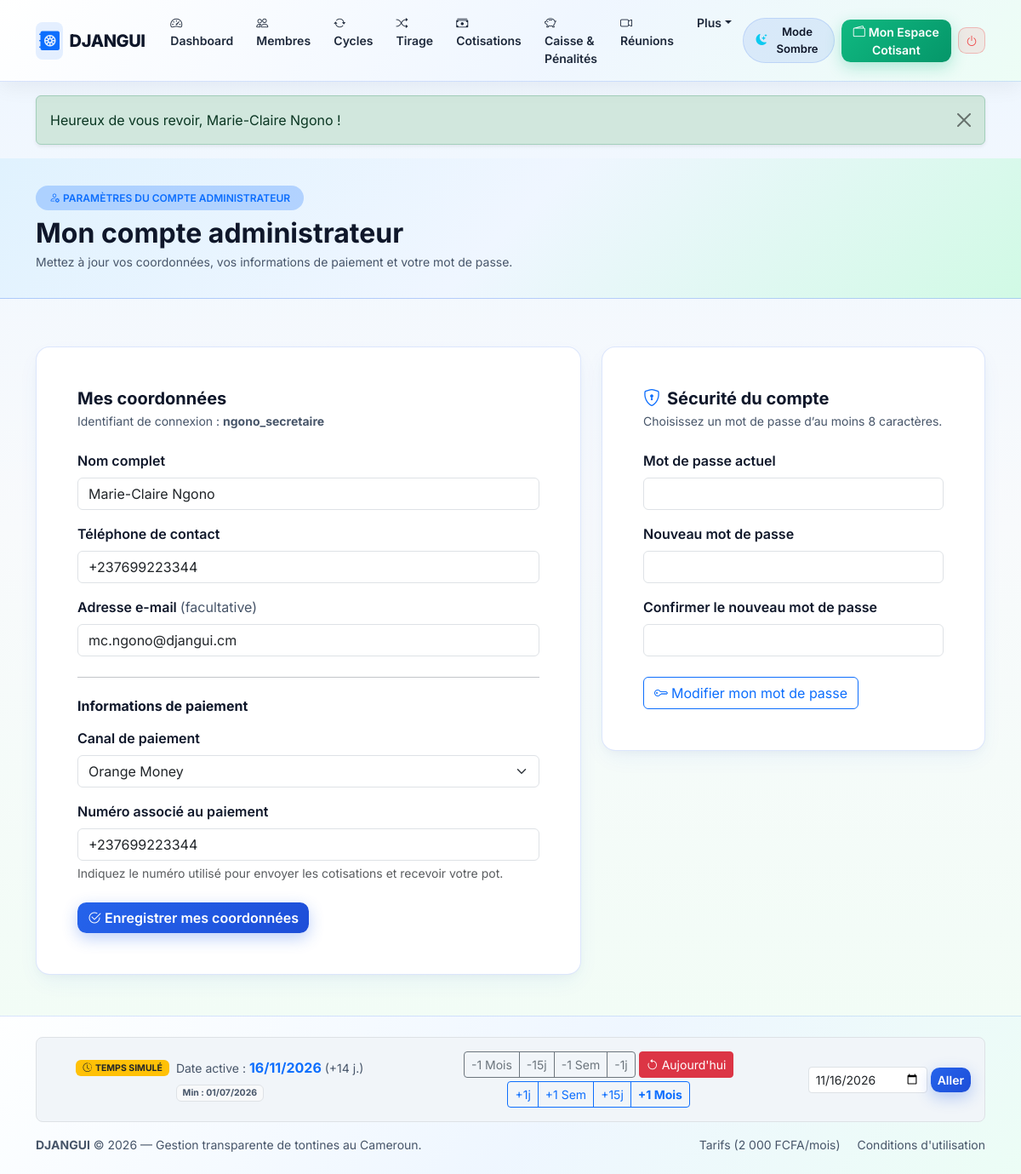
Screenshot of /admin/settings.php (signed in) with the database file from the repository.
### tables this page shows
CREATE TABLE users (
    id INT UNSIGNED AUTO_INCREMENT PRIMARY KEY,
    code_public VARCHAR(24) NOT NULL COMMENT 'Identifiant public pour le QR Code (sans donnees sensibles)',
    username VARCHAR(50) NOT NULL,
    password_hash VARCHAR(255) NOT NULL,
    nom_complet VARCHAR(120) NOT NULL,
    telephone VARCHAR(20) NOT NULL,
    email VARCHAR(150) DEFAULT NULL,
    numero_cni VARCHAR(60) DEFAULT NULL COMMENT 'Donnee sensible visible uniquement par l admin',
    role ENUM('admin', 'member') NOT NULL DEFAULT 'member',
    statut_membre ENUM('actif', 'inactif', 'sorti') NOT NULL DEFAULT 'actif',
    statut_validation ENUM('en_attente', 'accepte', 'refuse') NOT NULL DEFAULT 'accepte',
    canal_paiement ENUM('momo', 'om', 'especes') NOT NULL DEFAULT 'momo',
    telephone_paiement VARCHAR(20) NOT NULL COMMENT 'Numero MoMo/OM qui envoie les cotisations et recoit le pot',
    tentatives_echouees TINYINT UNSIGNED NOT NULL DEFAULT 0,
    blocage_jusqua DATETIME DEFAULT NULL,
    reset_token VARCHAR(100) DEFAULT NULL,
    reset_expire_at DATETIME DEFAULT NULL,
    tontine_id INT UNSIGNED DEFAULT NULL COMMENT '1 seule tontine autorisee par compte',
    created_at DATETIME NOT NULL DEFAULT CURRENT_TIMESTAMP,
    updated_at DATETIME NOT NULL DEFAULT CURRENT_TIMESTAMP ON UPDATE CURRENT_TIMESTAMP,

    CONSTRAINT uq_users_code_public UNIQUE (code_public),
    CONSTRAINT uq_users_username UNIQUE (username),
    CONSTRAINT uq_users_telephone UNIQUE (telephone),
    CONSTRAINT uq_users_email UNIQUE (email),
    INDEX idx_users_tontine_statut (tontine_id, statut_membre)
);

### includes/functions.php (called while the page is built, shortened)
<?php
function e($texte) {
    return htmlspecialchars((string)$texte, ENT_QUOTES, 'UTF-8');
}

### admin/settings.php (the view, shortened to what this page needs)
<?php
require_once __DIR__ . '/../includes/functions.php';
$user_id = (int)$_SESSION['user_id'];
$stmtAdmin = $pdo->prepare("
    SELECT nom_complet, username, telephone, email, canal_paiement, telephone_paiement
    FROM users
    WHERE id = ?
    LIMIT 1
");
$stmtAdmin->execute([$user_id]);
$admin = $stmtAdmin->fetch();
require_once __DIR__ . '/../includes/header.php';
require_once __DIR__ . '/../includes/navbar.php';
?>
<div class="page-header-dark">
    <div class="container">
        <span class="badge bg-primary bg-opacity-25 text-primary px-3 py-2 rounded-pill fw-semibold mb-2">
            <i class="bi bi-person-gear me-1"></i>PARAMÈTRES DU COMPTE ADMINISTRATEUR
        </span>
        <h1 class="fw-bold h2 mb-1">Mon compte administrateur</h1>
        <p class="text-muted small mb-0">Mettez à jour vos coordonnées, vos informations de paiement et votre mot de passe.</p>
    </div>
</div>
<main class="container py-4 pb-5">
    <div class="row justify-content-center g-4">
        <section class="col-lg-7" aria-labelledby="coordonnees-title">
            <div class="card card-djangui p-4 p-md-5">
                <h2 id="coordonnees-title" class="h5 fw-bold mb-1">Mes coordonnées</h2>
                <p class="text-muted small mb-4">Identifiant de connexion : <strong><?= e($admin['username']) ?></strong></p>
                <form method="POST" action="settings.php">
                    <div class="mb-3">
                        <label for="nom_complet" class="form-label fw-semibold">Nom complet</label>
                        <input type="text" class="form-control" id="nom_complet" name="nom_complet" maxlength="120" value="<?= e($admin['nom_complet']) ?>" required>
                    </div>
                    <div class="mb-3">
                        <label for="telephone" class="form-label fw-semibold">Téléphone de contact</label>
                        <input type="tel" class="form-control" id="telephone" name="telephone" maxlength="20" value="<?= e($admin['telephone']) ?>" required>
                    </div>
                    <div class="mb-3">
                        <label for="email" class="form-label fw-semibold">Adresse e-mail <span class="text-muted fw-normal">(facultative)</span></label>
                        <input type="email" class="form-control" id="email" name="email" maxlength="150" value="<?= e($admin['email'] ?? '') ?>">
                    </div>
                    <hr class="my-4">
                    <h3 class="h6 fw-bold mb-3">Informations de paiement</h3>
                    <div class="mb-3">
                        <label for="canal_paiement" class="form-label fw-semibold">Canal de paiement</label>
                        <select class="form-select" id="canal_paiement" name="canal_paiement" required>
                            <option value="om" <?= $admin['canal_paiement'] === 'om' ? 'selected' : '' ?>>Orange Money</option>
                        </select>
                    </div>
                    <div class="mb-4">
                        <label for="telephone_paiement" class="form-label fw-semibold">Numéro associé au paiement</label>
                        <input type="tel" class="form-control" id="telephone_paiement" name="telephone_paiement" maxlength="20" value="<?= e($admin['telephone_paiement']) ?>" required>
                        <div class="form-text">Indiquez le numéro utilisé pour envoyer les cotisations et recevoir votre pot.</div>
                    </div>
                    <button type="submit" class="btn btn-glow-blue">
                        <i class="bi bi-check2-circle me-1"></i>Enregistrer mes coordonnées
                    </button>
                </form>
            </div>
        </section>
        <section class="col-lg-5" aria-labelledby="mot-de-passe-title">
            <div class="card card-djangui p-4 p-md-5">
                <h2 id="mot-de-passe-title" class="h5 fw-bold mb-1">
                    <i class="bi bi-shield-lock text-primary me-2"></i>Sécurité du compte
                </h2>
                <p class="text-muted small mb-4">Choisissez un mot de passe d’au moins 8 caractères.</p>
                <form method="POST" action="settings.php">
                    <div class="mb-3">
                        <label for="mot_de_passe_actuel" class="form-label fw-semibold">Mot de passe actuel</label>
                        <input type="password" class="form-control" id="mot_de_passe_actuel" name="mot_de_passe_actuel" autocomplete="current-password" required>
                    </div>
                    <div class="mb-3">
                        <label for="nouveau_mot_de_passe" class="form-label fw-semibold">Nouveau mot de passe</label>
                        <input type="password" class="form-control" id="nouveau_mot_de_passe" name="nouveau_mot_de_passe" minlength="8" autocomplete="new-password" required>
                    </div>
                    <div class="mb-4">
                        <label for="confirmation_mot_de_passe" class="form-label fw-semibold">Confirmer le nouveau mot de passe</label>
                        <input type="password" class="form-control" id="confirmation_mot_de_passe" name="confirmation_mot_de_passe" minlength="8" autocomplete="new-password" required>
                    </div>
                    <button type="submit" class="btn btn-outline-primary">
                        <i class="bi bi-key me-1"></i>Modifier mon mot de passe
                    </button>
                </form>
            </div>
        </section>
    </div>
</main>
<?php require_once __DIR__ . '/../includes/footer.php'; ?>

### assets/css/style.css (style rules this page uses)
:root, [data-theme="light"] { --dj-bg-body: #f4f8fb; --dj-bg-body-gradient: linear-gradient(180deg, #eef6ff 0%, #f8fafc 45%, #f0fdf4 100%); --dj-bg-card: #fff; --dj-bg-section-alt: linear-gradient(135deg, #ffffff 0%, #f0f7ff 60%, #ecfdf5 100%); --dj-bg-box: #f1f5f9; --dj-text-main: #0f172a; --dj-text-muted: #475569; --dj-border-color: rgba(37, 99, 235, 0.16); --dj-navbar-bg: linear-gradient(135deg, rgba(255, 255, 255, 0.96) 0%, rgba(239, 246, 255, 0.96) 55%, rgba(236, 253, 245, 0.96) 100%); --dj-navbar-border: rgba(37, 99, 235, 0.18); --dj-navbar-shadow: 0 6px 24px rgba(15, 23, 42, 0.06); --dj-nav-link: #1e293b; --dj-nav-link-hover-bg: rgba(37, 99, 235, 0.10); --dj-nav-link-active: #2563eb; --dj-brand-text: #0f172a; --dj-hero-overlay: linear-gradient(125deg, rgba(255, 255, 255, 0.93) 0%, rgba(224, 242, 254, 0.88) 52%, rgba(209, 250, 229, 0.84) 100%); --dj-hero-title: #0f172a; --dj-hero-subtitle: #1e293b; --dj-hero-shadow: 0 2px 10px rgba(255, 255, 255, 0.8); --dj-hero-badge-bg: rgba(37, 99, 235, 0.10); --dj-hero-badge-border: rgba(37, 99, 235, 0.30); --dj-hero-invite-bg: rgba(255, 255, 255, 0.88); --dj-hero-invite-border: rgba(37, 99, 235, 0.25); --dj-phone-frame: linear-gradient(145deg, #ffffff 0%, #e2e8f0 100%); --dj-phone-border: #cbd5e1; --dj-phone-screen: #f8fafc; --dj-phone-tx-bg: #ffffff; --dj-phone-pot-bg: linear-gradient(135deg, #2563eb 0%, #0284c7 60%, #059669 100%); --dj-accent-card-bg: linear-gradient(135deg, #e0f2fe 0%, #eff6ff 50%, #d1fae5 100%); --dj-accent-card-border: rgba(37, 99, 235, 0.28); --dj-accent-card-text: #0f172a; --dj-accent-subbox-bg: rgba(255, 255, 255, 0.85); --dj-card-shadow: 0 10px 28px -6px rgba(37, 99, 235, 0.08), 0 4px 12px -3px rgba(15, 23, 42, 0.04); --dj-hover-shadow: 0 20px 38px -8px rgba(37, 99, 235, 0.22); --dj-table-head-bg: linear-gradient(90deg, #1e3a8a 0%, #2563eb 100%); --dj-table-head-text: #ffffff; --dj-blue: #2563eb; --dj-emerald: #059669; }
body { background: var(--dj-bg-body-gradient); background-color: var(--dj-bg-body); color: var(--dj-text-main); font-family: 'Inter', system-ui, -apple-system, sans-serif; min-height: 100vh; display: flex; flex-direction: column; transition: background 0.3s ease, color 0.25s ease; overflow-x: hidden; }
.text-muted { color: var(--dj-text-muted) !important; }
.card-djangui { background-color: var(--dj-bg-card); color: var(--dj-text-main); border: 1px solid var(--dj-border-color); border-radius: 1rem; box-shadow: var(--dj-card-shadow); transition: transform 0.28s ease, box-shadow 0.28s ease, border-color 0.28s ease, background-color 0.25s ease; }
.page-header-dark { background: var(--dj-accent-card-bg); color: var(--dj-accent-card-text); padding: 2rem 0; margin-bottom: 2rem; border-bottom: 1px solid var(--dj-accent-card-border); }
.btn-glow-blue, .btn-navy { background: linear-gradient(135deg, #2563eb 0%, #1d4ed8 100%); border: none; color: #ffffff !important; font-weight: 600; border-radius: 0.65rem; box-shadow: 0 6px 18px rgba(37, 99, 235, 0.30); transition: all 0.25s ease; }

### rows the page displays
users: username "ngono_secretaire", nom_complet "Marie-Claire Ngono", telephone "+237699223344", email "mc.ngono@djangui.cm", canal_paiement "Orange Money", telephone_paiement "+237699223344"

### other values shown
$_SESSION['flash_texte'] "Heureux de vous revoir, Marie-Claire Ngono !"
$date_sim_str "16/11/2026"
$jours_ecart "14"
$date_min_str "01/07/2026"
date_actuelle('Y') "2026"
